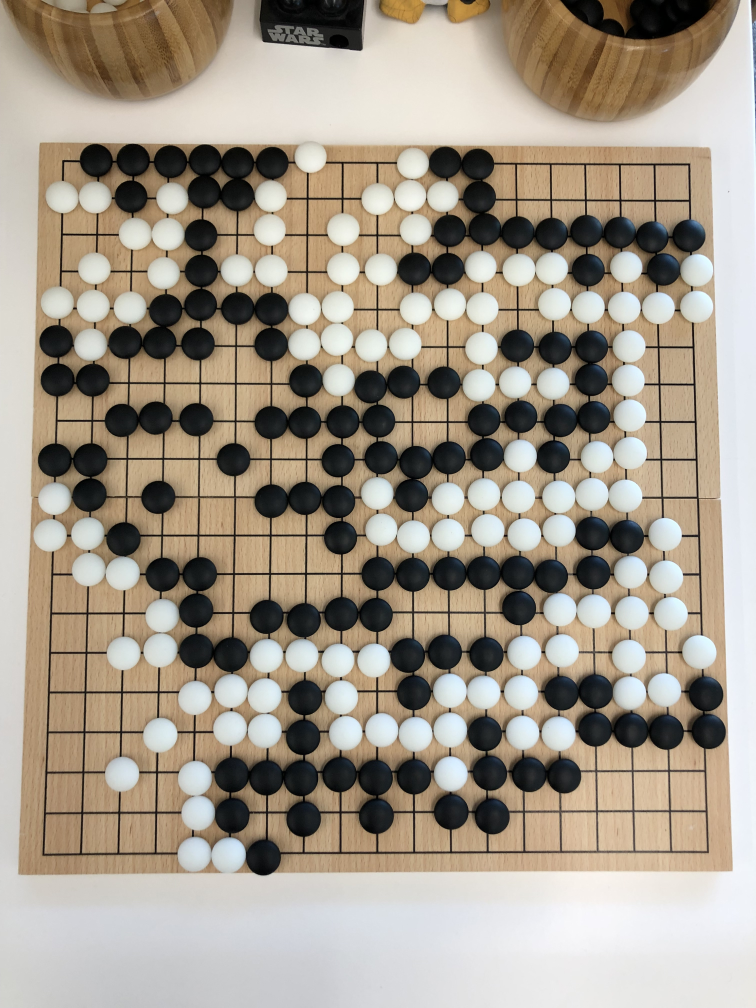
#> input picture Game01/0-straight.jpeg, 3024 x 4032 px (shown at 1/4 size)
$ python cvbaduk.py Game01/0-straight.jpeg 5   (Python 2 division)
#> lines starting #> are read from the running program, lines starting #| are printed output that depends on the picture; after the words box and inside, x2 and y2 are one past the last pixel; in counts of white or black regions, pixels touching at a corner belong together
import cv2
import numpy
import sys
import imutils
from sklearn.feature_extraction import image
from skimage import util

EMPTY = 0
WHITE = 1 << 0
BLACK = 1 << 2
DAME = WHITE | BLACK

class Stone:
    color = 0
    canPaint = False

    def __init__(self, state):
        self.color = state
        if state == EMPTY:
            self.canPaint = True

    def __str__(self):
        if self.color == EMPTY:
            return "E"
        elif self.color == WHITE:
            return "W"
        elif self.color == BLACK:
            return "B"
        elif self.color == DAME:
            return "D"

    def paint(self, influence):
        if not self.canPaint:
            return
        self.color |= influence.color

imgfile = "/Users/exm/go/src/github.com/millere/cvbaduk/Game01/1an-dsp.jpeg"

def toSquare(img, box, l):
    # corners = numpy.array([[c[0][0], c[0][1]] for c in box])
    #todo maybe need to order these ^?
    pts = numpy.array(box.reshape(4,2), dtype="float32")

    target = numpy.array([(0,0), (0, l), (l, l), (l, 0)], dtype="float32")
    M = cv2.getPerspectiveTransform(pts, target)
    return cv2.warpPerspective(img, M, (l,l))

def toTiles(board):
    gray = cv2.cvtColor(board, cv2.COLOR_BGR2GRAY)
    tileSize = len(gray)/19
    return util.view_as_blocks(gray, block_shape=(tileSize, tileSize))

def identifyStone(stone):
    # stone should be 53x53
    # maybe a straight avg is good enough?
    avg = numpy.average(stone[10:43, 10:43])
    ident = EMPTY
    if avg > 180:
        ident = WHITE
    elif avg < 100:
        ident = BLACK
    return Stone(ident)

def paint_board(board):
    for i in range(0,19):
        for j in range(0, 19):
            if i > 0:
                board[i][j].paint(board[i-1][j])
            if j > 0:
                board[i][j].paint(board[i][j-1])
            if i < 18:
                board[i][j].paint(board[i+1][j])
            if j < 18:
                board[i][j].paint(board[i][j+1])

def board_painted(board):
    for row in board:
        for stone in row:
            if stone.color == EMPTY:
                return False
    return True

def show_automaton_state(boardimg, gamestate):
    b = boardimg.copy()
    for (j, row) in enumerate(gamestate):
        for (i, stone) in enumerate(row):
            p1x = 53 * i + 13
            p1y = 53 * j + 13
            p2x = 53 * i + 39
            p2y = 53 * j + 39
            color = None
            if stone.color == WHITE:
                color = (255,255,255)
            elif stone.color == BLACK:
                color = (0,0,0)
            elif stone.color == DAME:
                color = (0,0,255)
            if color is not None:
                cv2.rectangle(b, (p1x,p1y), (p2x,p2y), color, 3)

    cv2.imshow(winname, b)
    cv2.waitKey(0)

def score(game, komi):
    white = komi
    black = 0
    dame = 0
    show_automaton_state(board, game)
    while not board_painted(game):
        paint_board(game)
        show_automaton_state(board, game)
    for (i, row) in enumerate(game):
        for (j, point) in enumerate(row):
            if point.color == WHITE:
                white += 1
            elif point.color == BLACK:
                black += 1
            elif point.color == DAME:
                dame += 1

    return (black, white, dame)
    # area scoring :D


komi = 7.5
if len(sys.argv) == 3:
    komi = int(sys.argv[2])

if len(sys.argv) > 1:
    imgfile = sys.argv[1]

def donothing(img):
    pass

img = cv2.imread(imgfile, cv2.IMREAD_COLOR)
#> img is the input picture: shape (4032, 3024, 3); mean B, G, R 139.4, 153.9, 164.1

gray = cv2.cvtColor(img, cv2.COLOR_BGR2GRAY)
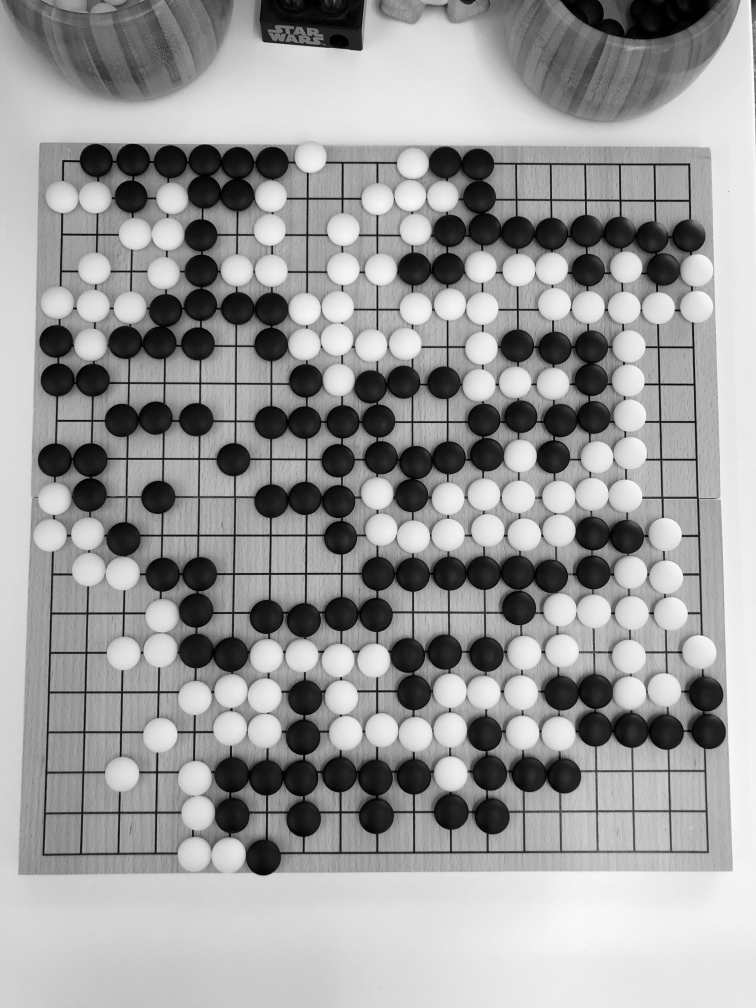
#> gray: shape (4032, 3024) (shown at 1/4 size); min 0, max 255, mean 155.3

winname = "cvbaduk"

gray = cv2.bilateralFilter(gray, 10, 75, 75)
cv2.namedWindow(winname, cv2.WINDOW_NORMAL)
cv2.resizeWindow(winname, 1000, 1000)
cv2.createTrackbar("Threshold", winname, 191, 255, donothing)
cnts = None
while True:
    _, thresh = cv2.threshold(
        gray, cv2.getTrackbarPos("Threshold", winname), 255,
        cv2.THRESH_BINARY_INV)
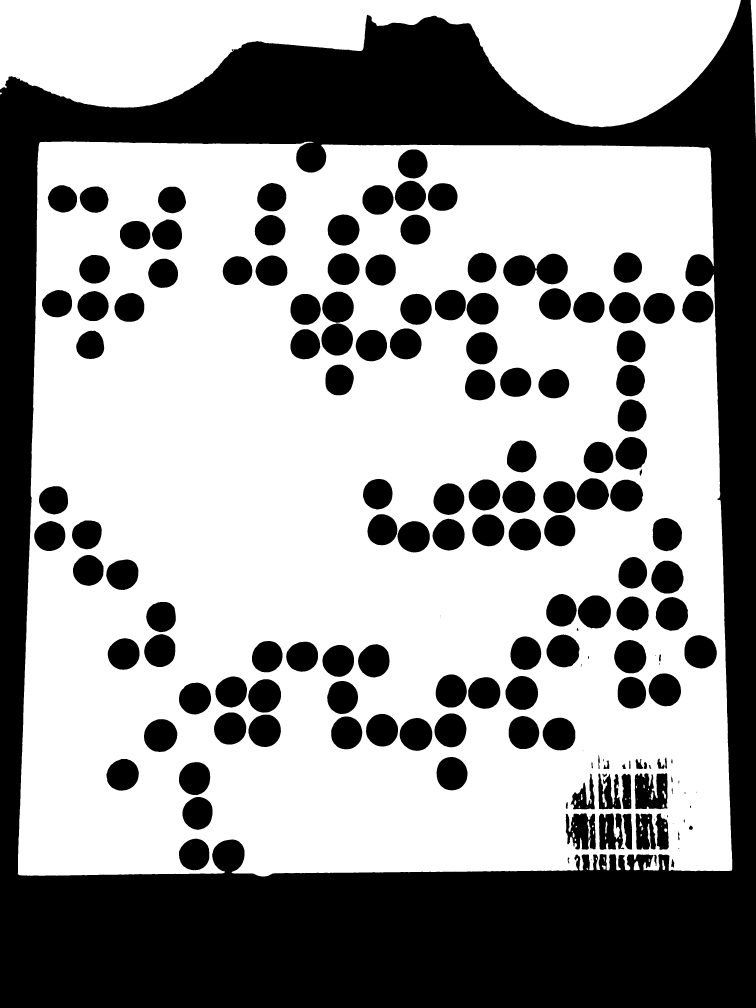
#> thresh: shape (4032, 3024) (shown at 1/4 size); 61.3% white; 173 black regions (23 under 20 px)
    itemp = img.copy()

    cnts = cv2.findContours(thresh.copy(), cv2.RETR_EXTERNAL, cv2.CHAIN_APPROX_SIMPLE)
#> cnts = 14 contours, 3 with area under 20; largest, box (x1, y1, x2, y2) and area: (71, 566, 2929, 3506) 7997868, (0, 0, 2963, 509) 883684, (3003, 0, 3024, 544) 4831, (2535, 3444, 2559, 3481) 568, (2649, 3439, 2661, 3480) 262
    cnts = imutils.grab_contours(cnts)
    cv2.drawContours(itemp, cnts, -1, (0, 255, 0), 4)
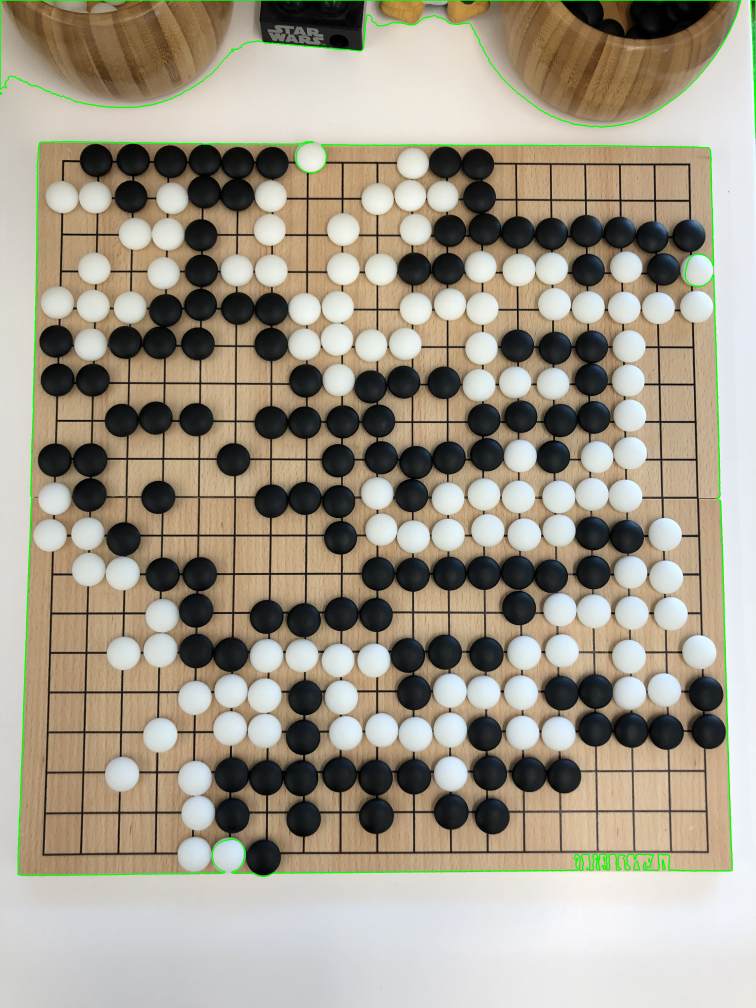
#> itemp: shape (4032, 3024, 3) (shown at 1/4 size); mean B, G, R 138.1, 154.5, 162.6
    cv2.imshow(winname, itemp)
    k = cv2.waitKey(1) & 0xFF
#> (key Esc is pressed here)
    if k == 13 or k == 27: # enter or esc
        break

candidate = max(cnts, key=lambda c: cv2.arcLength(c, True))
#> candidate = contour of 2272 points, box (x1, y1, x2, y2) (71, 566, 2929, 3506), area 7997868
epsilon = 0.1*cv2.arcLength(candidate, True)
#> epsilon = 1395.7
approx = cv2.approxPolyDP(candidate, epsilon, True)
#> approx = [[160, 569], [72, 3496], [2926, 3481], [2838, 595]]
if len(approx) != 4:
    print "Could not find board (polygon is", len(approx), "sided)"
    sys.exit(0)
cv2.drawContours(img, [approx], -1, (255, 0, 0), 4)
board = toSquare(img, approx, 1007) # 1007 is nicely divisible by 19
#> in toSquare, `pts = numpy.array(box.reshape(4,2), dtype="float32")`: pts has the same summary as approx outside toSquare
#> in toSquare, `M = cv2.getPerspectiveTransform(pts, target)`: M = [[0.375, 0.0113, -66.46], [-0.0036, 0.371, -210.6], [-5.4e-06, 2.27e-05, 1]]
cv2.imshow(winname, board)
cv2.waitKey(0)

stones = toTiles(board)
#> in toTiles, `gray = cv2.cvtColor(board, cv2.COLOR_BGR2GRAY)`:
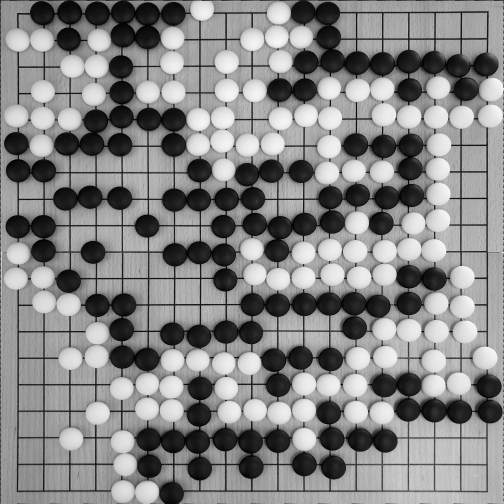
#> gray: shape (1007, 1007) (shown at 1/2 size); min 0, max 251, mean 134
#> in toTiles, `tileSize = len(gray)/19`: tileSize = 53

gameState = [[identifyStone(s) for s in row] for row in stones]
#> in identifyStone, `avg = numpy.average(stone[10:43, 10:43])`: avg = 139.6
#> gameState = 19 items
for row in stones:
    for stone in row:
        cv2.putText(stone,
        identifyStone(stone).__str__(), (2, 49), cv2.FONT_HERSHEY_SIMPLEX, 0.3, (255,0,0))
        cv2.imshow(winname, stone)
        if cv2.waitKey(0) & 0xFF == 27:
            break
    else:
        continue
    break
#> this loop made 1 pass
#> pass 1, `cv2.imshow(winname, stone)`:
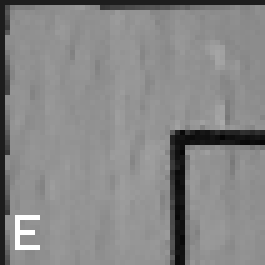
#> window 'cvbaduk': shape (53, 53) (shown 5 times larger); min 4, max 255, mean 135

(blackScore, whiteScore, damePoints) = score(gameState, komi)
#> in score, `white = komi`: white = 5
#> the loop in show_automaton_state, `for (j, row) in enumerate(gamestate):` made 19 passes
#> after the loop in show_automaton_state, `for (j, row) in enumerate(gamestate):`:
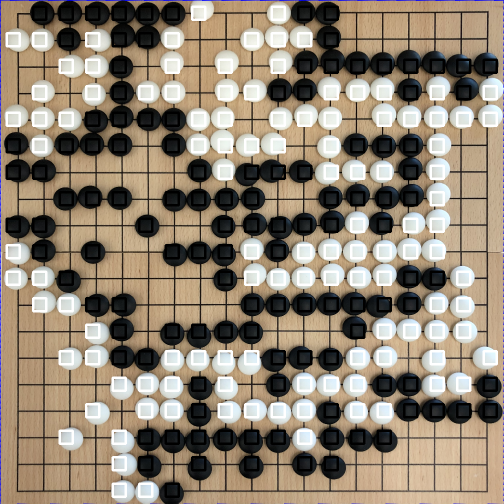
#> b: shape (1007, 1007, 3) (shown at 1/2 size); mean B, G, R 115.6, 132.5, 145.3
#> the loop in score, `while not board_painted(game):` made 1 pass
#> pass 1, in show_automaton_state (call 2), `cv2.imshow(winname, b)`:
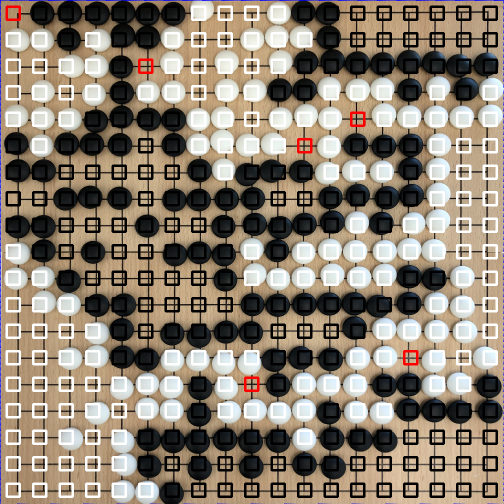
#> window 'cvbaduk': shape (1007, 1007, 3) (shown at 1/2 size); mean B, G, R 114.6, 129.6, 141.6
#> the loop in score, `for (i, row) in enumerate(game):` made 19 passes
#> after the loop in score, `for (i, row) in enumerate(game):`: black = 190; dame = 6; white = 170
#> blackScore = 190; whiteScore = 170; damePoints = 6
print "Black: ", blackScore
#| Black:  190
print "White: ", whiteScore
#| White:  170
if blackScore - whiteScore > 0:
    print "Result: B +", blackScore-whiteScore
#| Result: B + 20
else:
    print "Result: W +", whiteScore-blackScore
cv2.destroyAllWindows()
